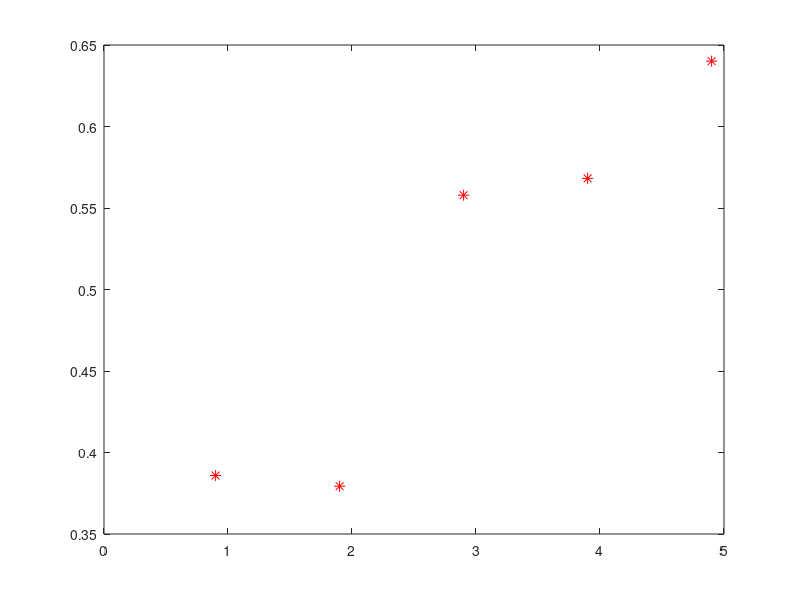

MATLAB code for this plot: (Note: this script raises an error after producing the figure.)
%%%%%%%%%%%%%%%%%%%%%%%%%%%%%%%%%%%%%%%%%%%%%%%%%%
%% Figure on Raven development %%%%%%%%%%%%%%%%%%
%%%%%%%%%%%%%%%%%%%%%%%%%%%%%%%%%%%%%%%%%%%%%%%%%%

clear                           % Clear workspace

% Load required datasets
load groups.mat                % Load group information
load kids_raven.mat            % Load Raven test scores for kids
load gender_class_school.mat    % Load gender, class, and school data

% Transpose Raven scores to have the desired orientation
raven = kids_raven';           % Transpose the kids_raven matrix

raven = raven ./ 8;            % Normalize the Raven scores by dividing by 8

% Calculate mean Raven scores and standard errors for different classes and schools
for i = 1:5                    % Loop through each class (1 to 5)
    % For School L (school number 1)
    R(i) = mean(raven(class == i & school == 1)); % Mean score for each class in School L
    STANDARDERR(i) = std(raven(class == i & school == 1)) / sqrt(sum(class == i & school == 1)); % Standard error for each class in School L
    
    % For School H (school number 4)
    R(5 + i) = mean(raven(class == i & school == 4)); % Mean score for each class in School H
    STANDARDERR(5 + i) = std(raven(class == i & school == 4)) / sqrt(sum(class == i & school == 4)); % Standard error for each class in School H
end

% Calculate overall mean and standard error for both schools
R(11) = mean(raven(school == 1));                   % Overall mean for School L
R(12) = mean(raven(school == 4));                   % Overall mean for School H
STANDARDERR(11) = std(raven(school == 1)) / sqrt(sum(school == 1));   % Standard error for School L overall
STANDARDERR(12) = std(raven(school == 4)) / sqrt(sum(school == 4));   % Standard error for School H overall

% Set up x-axis values for plot positioning
x = [1 2 3 4 5 6];            % Define x values for each class and aggregate
x1 = x - 0.1;                 % Adjust x values for School L (moving slightly left)
x2 = x + 0.1;                 % Adjust x values for School H (moving slightly right)

% Prepare data for plot
P = R([1:5 11]);              % Get the mean scores for School L and overall
S = STANDARDERR([1:5 11]);   % Get the standard errors for School L and overall

% Plot mean scores and error bars for School L
plot(x1(1:5), P(1:5), '*', 'MarkerSize', 8, 'Color', 'r') % Plot first five classes for School L
hold on
errorbar(x1(1:5), P(1:5), S(1:5), S(1:5), 'LineStyle', '--', 'LineWidth', 0.8) % Add error bars for School L

hold on
plot(x1(6), P(6), '*', 'MarkerSize', 8, 'Color', 'r', 'LineStyle', 'none') % Plot overall for School L
hold on
errorbar(x1(6), P(6), S(6), S(6), 'LineStyle', 'none', 'LineWidth', 0.8, 'Color', 'r') % Error bar for overall School L
hold on

% Add numeric labels next to the stars for School L (offset right)
for i = 1:length(P)
    text(x1(i) + 0.1, P(i), num2str(P(i), '%.2f'), ...
        'FontSize', 10, 'FontName', 'Times', 'Color', 'r', 'HorizontalAlignment', 'left');
end

% Prepare data for School H
P = R([6:10 12]);            % Get mean scores for School H and overall
S = STANDARDERR([6:10 12]); % Get standard errors for School H and overall

% Plot mean scores and error bars for School H
plot(x2(1:5), P(1:5), '*', 'MarkerSize', 8, 'Color', 'b') % Plot first five classes for School H
hold on
errorbar(x2(1:5), P(1:5), S(1:5), S(1:5), 'LineStyle', '--', 'LineWidth', 0.8, 'Color', 'b') % Add error bars for School H

hold on
plot(x2(6), P(6), '*', 'MarkerSize', 8, 'Color', 'b', 'LineStyle', 'none') % Plot overall for School H
hold on
errorbar(x2(6), P(6), S(6), S(6), 'LineStyle', 'none', 'LineWidth', 0.8, 'Color', 'b') % Error bar for overall School H

% Add numeric labels next to the stars for School H (offset right)
for i = 1:length(P)
    text(x2(i) + 0.1, P(i), num2str(P(i), '%.2f'), ...
        'FontSize', 10, 'FontName', 'Times', 'Color', 'b', 'HorizontalAlignment', 'left');
end

% Draw a vertical line at x = 5.5
xline(5.5, '--');             % Add a dashed line separating the two schools

% Set plot limits and labels
ylim([0.3 0.9])               % Set y-axis limits for better visibility
xlim([0.5 6.5])               % Set x-axis limits for better visibility
xticks([1 2 3 4 5 6]);        % Define x-ticks
xticklabels({'1st grade', '2nd grade', '3rd grade', '4th grade', '5th grade', 'Aggregate'}); % Label x-ticks

% Add a legend to the plot
legend('School L','','','','School H','','','','','Location','southeast') % Define legend entries

% Set font for axes
set(gca, 'FontName', 'Times')  % Set font name for better appearance
hold off                        % Release hold for further plotting


% set raven scores and standard errors for t-tests
P1p = R([1:5 11]);
P2p = R([6:10 12]);

S1p = STANDARDERR([1:5 11]);
S2p = STANDARDERR([6:10 12]);

% t-tests between schools
t5_bet(1) = (P1p(5)-P2p(5))/(sqrt(S1p(5)^2 + S2p(5)^2));

t1_bet(1) = (P1p(1)-P2p(1))/(sqrt(S1p(1)^2 + S2p(1)^2));

tt = [t1_bet;t5_bet];

% p-values

pvalue = normpdf(tt)*2; % two-tailed test

section_7 = array2table([[P1p(1); P1p(5)], [P2p(1); P2p(5)], pvalue], "RowNames", {'1st', '5th'}, "VariableNames", {'School L', 'School H', 'pvalue'})
